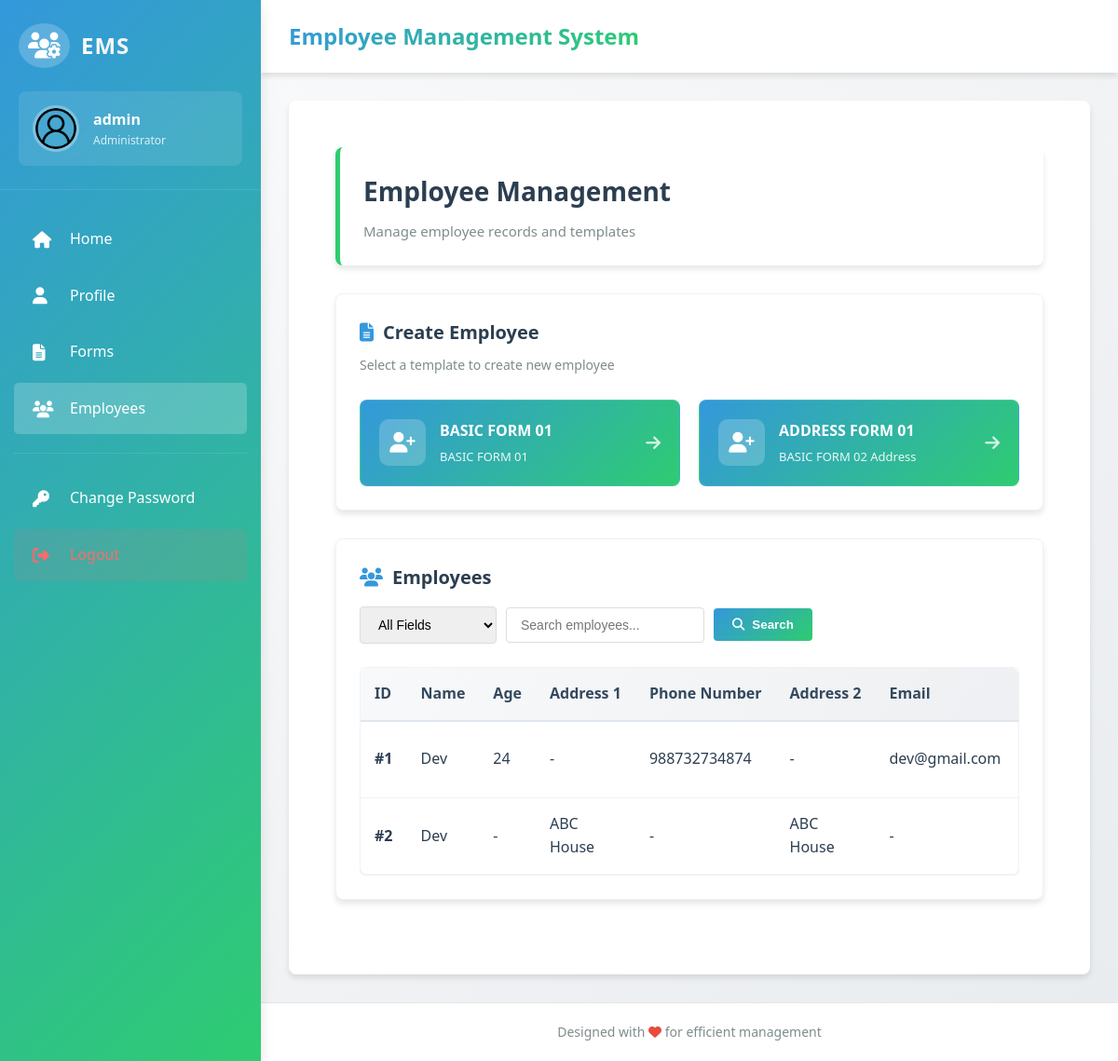
/employees/ (signed in), run on the app's committed database.
### accounts/models.py (models this page shows, shortened)
class User(AbstractUser):
    name = models.CharField(max_length=150)
    phone_number = models.CharField(max_length=15, blank=True)

### form_builder/models.py (models this page shows, shortened)
class CustomForm(models.Model):
    name = models.CharField(max_length=150)
    description = models.TextField(blank=True)
    created_at = models.DateTimeField(auto_now_add=True)

class FormField(models.Model):
    form = models.ForeignKey(CustomForm, on_delete=models.CASCADE, related_name='fields')
    label = models.CharField(max_length=150)
    field_type = models.CharField(max_length=20, choices=FIELD_TYPES)
    order = models.PositiveIntegerField(default=0)
    class Meta:
        ordering = ['order']

### employees/models.py (models this page shows, shortened)
class EmployeeFieldValue(models.Model):
    employee = models.ForeignKey(
        Employee, on_delete=models.CASCADE, related_name="values"
    )
    field = models.ForeignKey(FormField, on_delete=models.CASCADE)
    value = models.TextField()

### employees/views.py (the view)
# urls.py: path("", employee_list, name="employee_list"),
@login_required
def employee_list(request):
    search_text = request.GET.get("q", "").strip().lower()
    search_field = request.GET.get("field", "")
    forms = CustomForm.objects.all()
    labels = []
    seen = set()
    for f in FormField.objects.all():
        if f.label not in seen:
            seen.add(f.label)
            labels.append(f.label)
    employees = Employee.objects.prefetch_related(
        "values",
        "values__field"
    )
    rows = []
    for emp in employees:
        value_map = {}
        for v in emp.values.all():
            field_type = v.field.field_type.lower()
            if "password" in field_type:
                value_map[v.field.label] = "********"
            else:
                value_map[v.field.label] = v.value
        if search_text and search_field:
            field_value = value_map.get(search_field, "").lower()
            if search_text not in field_value:
                continue
        rows.append({
            "id": emp.id,
            "values": [value_map.get(label, "") for label in labels]
        })
    context = {
        "labels": labels,
        "rows": rows,
        "forms": forms,
        "search_text": search_text,
        "search_field": search_field,
    }
    return render(request, "employee_list.html", context)

### employees/templates/employee_list.html (shortened to what this page needs)
{% extends "base.html" %}
{% load static %}
{% block content %}
<div class="employee-management-container">
    <div class="page-header">
        <h1>Employee Management</h1>
        <p>Manage employee records and templates</p>
    </div>
    <div class="section-card">
        <div class="section-header">
            <h2><i class="fas fa-file-alt"></i> Create Employee</h2>
            <p>Select a template to create new employee</p>
        </div>
        {% if forms %}
        <div class="template-grid">
            {% for form in forms %}
                <a href="{% url 'employee_create' form.id %}" class="template-card">
                    <div class="template-icon">
                        <i class="fas fa-user-plus"></i>
                    </div>
                    <div class="template-content">
                        <h3>{{ form.name }}</h3>
                        <p>{{ form.description|default:"No description" }}</p>
                    </div>
                    <div class="template-arrow">
                        <i class="fas fa-arrow-right"></i>
                    </div>
                </a>
            {% endfor %}
        </div>
        {% else %}
        <div class="empty-state">
            <i class="fas fa-file-alt"></i>
            <p>No templates available. Create forms first.</p>
        </div>
        {% endif %}
    </div>
    <div class="section-card">
        <div class="section-header">
            <h2><i class="fas fa-users"></i> Employees</h2>
            <div class="search-section">
                <form method="get" class="search-form">
                    <div class="search-group">
                        <select name="field" class="search-select">
                            <option value="">All Fields</option>
                        </select>
                        <input type="text"
                               name="q"
                               placeholder="Search employees..."
                               value="{{ search_text }}"
                               class="search-input">
                        <button type="submit" class="search-btn">
                            <i class="fas fa-search"></i> Search
                        </button>
                    </div>
                </form>
            </div>
        </div>
        <div class="table-container">
            {% if rows %}
            <div class="table-responsive">
                <table class="employee-table">
                    <thead>
                        <tr>
                            <th>ID</th>
                            {% for label in labels %}
                                <th>{{ label }}</th>
                            {% endfor %}
                        </tr>
                    </thead>
                    <tbody>
                        {% for row in rows %}
                        <tr>
                            <td class="employee-id">#{{ row.id }}</td>
                            {% for val in row.values %}
                                <td>{{ val|default:"-" }}</td>
                            {% endfor %}
                        </tr>
                        {% endfor %}
                    </tbody>
                </table>
            </div>
            {% else %}
            <div class="empty-table">
                <i class="fas fa-users"></i>
                <p>No employees found. {% if search_text %}Try a different search.{% else %}Create your first employee.{% endif %}</p>
            </div>
            {% endif %}
        </div>
    </div>
</div>
{% endblock %}

### templates/base.html (shortened to what this page needs)
{% load static %}
<!DOCTYPE html>
<html lang="en">
<head>
    <link rel="stylesheet" href="{% static 'css/style.css' %}">
    <link rel="stylesheet" href="https://cdnjs.cloudflare.com/ajax/libs/font-awesome/6.4.0/css/all.min.css">
</head>
<body>
    <div class="admin-container">
        <nav class="sidebar">
            <div class="sidebar-header">
                <div class="logo-container">
                    <i class="fas fa-users-cog logo-icon"></i>
                    <h2 class="logo-text">EMS</h2>
                </div>
                <div class="user-info">
                    <img src="{% static 'images/user.png' %}" alt="User" class="user-avatar">
                    <div class="user-details">
                        <span class="user-name">{{ user.username|default:"Admin" }}</span>
                        <span class="user-role">Administrator</span>
                    </div>
                </div>
            </div>
            <div class="sidebar-menu">
                <ul class="nav-links">
                    <li class="nav-item">
                        <a href="{% url 'home' %}" class="nav-link">
                            <i class="fas fa-home"></i>
                            <span>Home</span>
                        </a>
                    </li>
                    <li class="nav-item">
                        <a href="{% url 'profile' %}" class="nav-link">
                            <i class="fas fa-user"></i>
                            <span>Profile</span>
                        </a>
                    </li>
                    <li class="nav-item">
                        <a href="{% url 'form_list' %}" class="nav-link">
                            <i class="fas fa-file-alt"></i>
                            <span>Forms</span>
                        </a>
                    </li>
                    <li class="nav-item">
                        <a href="{% url 'employee_list' %}" class="nav-link">
                            <i class="fas fa-users"></i>
                            <span>Employees</span>
                        </a>
                    </li>
                    <li class="nav-divider"></li>
                    <li class="nav-item">
                        <a href="{% url 'change_password' %}" class="nav-link">
                            <i class="fas fa-key"></i>
                            <span>Change Password</span>
                        </a>
                    </li>
                    <li class="nav-item">
                        <a href="{% url 'logout' %}" class="nav-link logout">
                            <i class="fas fa-sign-out-alt"></i>
                            <span>Logout</span>
                        </a>
                    </li>
                </ul>
            </div>
        </nav>
        <main class="main-content">
            <header class="main-header">
                <div class="header-left">
                    <h1>Employee Management System</h1>
                </div>
            </header>
            <div class="content-wrapper">
                <div class="content-area">
                    {% block content %}{% endblock %}
                </div>
            </div>
            <footer class="main-footer">
                <p>Designed with <i class="fas fa-heart" style="color:#e74c3c;"></i> for efficient management</p>
            </footer>
        </main>
    </div>
</body>
</html>

### static/css/style.css (style rules this page uses)
* { margin: 0; padding: 0; box-sizing: border-box; }
:root { --primary-blue: #3498db; --primary-green: #2ecc71; --dark-blue: #2980b9; --dark-green: #27ae60; --light-blue: #ecf0f1; --dark-gray: #2c3e50; --medium-gray: #34495e; --light-gray: #7f8c8d; --white: #ffffff; --gradient-primary: linear-gradient(135deg, #3498db 0%, #2ecc71 100%); --gradient-secondary: linear-gradient(135deg, #2980b9 0%, #27ae60 100%); --gradient-light: linear-gradient(135deg, #ecf0f1 0%, #dfe6e9 100%); --shadow-light: 0 4px 6px rgba(0, 0, 0, 0.1); --shadow-medium: 0 8px 15px rgba(0, 0, 0, 0.1); --shadow-dark: 0 10px 20px rgba(0, 0, 0, 0.15); --border-radius: 8px; --border-radius-sm: 5px; --transition: all 0.3s ease; }
body { font-family: 'Segoe UI', Tahoma, Geneva, Verdana, sans-serif; background: linear-gradient(135deg, #f5f7fa 0%, #c3cfe2 100%); min-height: 100vh; color: var(--dark-gray); line-height: 1.6; }
.admin-container { display: flex; min-height: 100vh; background: var(--gradient-light); }
.sidebar { width: 280px; background: var(--gradient-primary); color: var(--white); display: flex; flex-direction: column; transition: var(--transition); box-shadow: var(--shadow-medium); z-index: 1000; }
.sidebar-header { padding: 25px 20px; border-bottom: 1px solid rgba(255, 255, 255, 0.1); }
.logo-container { display: flex; align-items: center; gap: 12px; margin-bottom: 25px; }
.logo-icon { font-size: 28px; background: rgba(255, 255, 255, 0.2); padding: 10px; border-radius: 50%; }
.logo-text { font-size: 24px; font-weight: 700; letter-spacing: 1px; background: linear-gradient(135deg, var(--white), #ecf0f1); -webkit-background-clip: text; -webkit-text-fill-color: transparent; }
.user-info { display: flex; align-items: center; gap: 15px; padding: 15px; background: rgba(255, 255, 255, 0.1); border-radius: var(--border-radius); backdrop-filter: blur(10px); }
.user-avatar { width: 50px; height: 50px; border-radius: 50%; border: 3px solid rgba(255, 255, 255, 0.3); object-fit: cover; }
.user-details { display: flex; flex-direction: column; }
.user-name { font-weight: 600; font-size: 16px; }
.user-role { font-size: 12px; opacity: 0.8; }
.sidebar-menu { flex: 1; padding: 20px 0; overflow-y: auto; }
.nav-links { list-style: none; }
.nav-item { margin: 5px 15px; }
.nav-link { display: flex; align-items: center; gap: 15px; padding: 15px 20px; color: var(--white); text-decoration: none; border-radius: var(--border-radius-sm); transition: var(--transition); font-weight: 500; }
.nav-link i { font-size: 18px; width: 25px; }
.nav-link.logout { color: #ff6b6b; background: rgba(255, 107, 107, 0.1); }
.nav-divider { height: 1px; background: rgba(255, 255, 255, 0.1); margin: 20px 15px; }
.main-content { flex: 1; display: flex; flex-direction: column; overflow: hidden; }
.main-header { display: flex; justify-content: space-between; align-items: center; padding: 20px 30px; background: var(--white); box-shadow: var(--shadow-light); z-index: 100; }
.header-left { display: flex; align-items: center; gap: 20px; }
.main-header h1 { font-size: 24px; font-weight: 700; background: var(--gradient-primary); -webkit-background-clip: text; -webkit-text-fill-color: transparent; }
.content-wrapper { flex: 1; padding: 30px; overflow-y: auto; background: linear-gradient(135deg, #f8f9fa 0%, #e9ecef 100%); }
.page-header { margin-bottom: 30px; padding: 25px; background: var(--white); border-radius: var(--border-radius); box-shadow: var(--shadow-light); border-left: 5px solid var(--primary-green); }
.content-area { background: var(--white); border-radius: var(--border-radius); padding: 30px; box-shadow: var(--shadow-light); min-height: 500px; }
.main-footer { padding: 20px 30px; text-align: center; background: var(--white); border-top: 1px solid rgba(0, 0, 0, 0.1); font-size: 14px; color: var(--light-gray); }
.table-responsive { overflow-x: auto; border-radius: var(--border-radius); box-shadow: var(--shadow-light); }

### data on the page
User: username "admin"
CustomForm: name "BASIC FORM 01", description "BASIC FORM 01"
CustomForm: name "ADDRESS FORM 01", description "BASIC FORM 02 Address"
FormField: labels "Name"
FormField: labels "Age"
FormField: labels "Address 1"
FormField: labels "Phone Number"
FormField: labels "Address 2"
FormField: labels "Email"
EmployeeFieldValue: values "Dev"
EmployeeFieldValue: values "24"
EmployeeFieldValue: values "988732734874"
EmployeeFieldValue: values "dev@gmail.com"
EmployeeFieldValue: values "Dev"
EmployeeFieldValue: values "ABC House"
EmployeeFieldValue: values "ABC House"

### other printed values
{{ row.id }} "1" "2"
{{ val|default:"-" }} "-" "-" "-" "-" "-"
